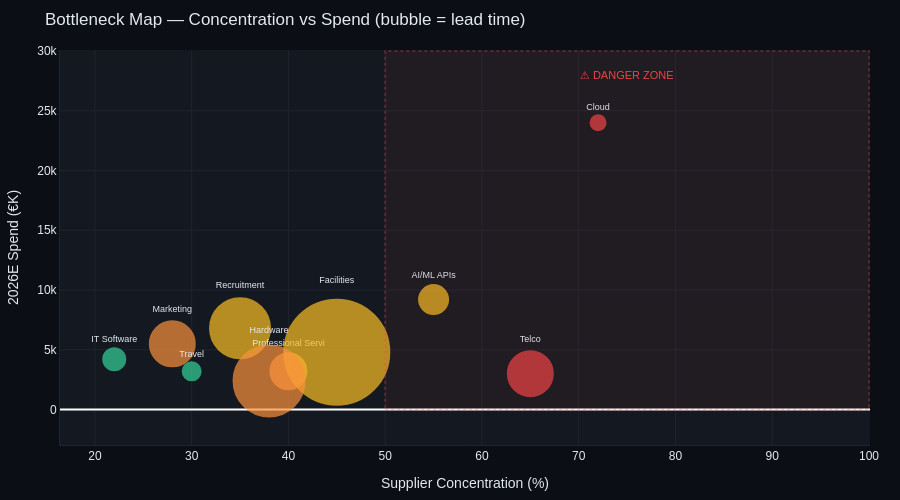

Source (notebook cell):
### Markdown cell above
### ⚠️ Bottleneck Bubble Map
- **X-axis**: Supplier concentration (higher = riskier)
- **Y-axis**: Annual spend (higher = more impact)
- **Bubble size**: Lead time in days (bigger = slower to switch)
- **Color**: Risk level

Categories in the top-right "danger zone" need immediate attention.

### Code cell
fig = go.Figure()

for _, row in df_meta.iterrows():
    fig.add_trace(go.Scatter(
        x=[row['concentration']],
        y=[row['spend_2026e']],
        mode='markers+text',
        marker=dict(
            size=row['lead_time_days'] + 15,
            color=RISK_COLORS[row['risk']],
            opacity=0.7,
            line=dict(width=2, color=RISK_COLORS[row['risk']]),
        ),
        text=[row['category'].split('&')[0].strip()[:18]],
        textposition='top center',
        textfont=dict(size=9, color=TEXT),
        name=row['category'],
        hovertemplate=(
            f"<b>{row['category']}</b><br>"
            f"Concentration: {row['concentration']}%<br>"
            f"Spend: €{row['spend_2026e']:,.0f}K<br>"
            f"Lead Time: {row['lead_time_days']}d<br>"
            f"Risk: {row['risk']}<extra></extra>"
        ),
    ))

# Danger zone
fig.add_shape(
    type='rect', x0=50, x1=100, y0=0, y1=30000,
    fillcolor='rgba(239,68,68,0.06)',
    line=dict(color='rgba(239,68,68,0.3)', dash='dot'),
)
fig.add_annotation(
    x=75, y=28000, text='⚠ DANGER ZONE',
    showarrow=False, font=dict(size=11, color='#EF4444'),
)

fig.update_layout(
    title='Bottleneck Map — Concentration vs Spend (bubble = lead time)',
    **LAYOUT, height=500, showlegend=False,
    xaxis_title='Supplier Concentration (%)',
    yaxis_title='2026E Spend (€K)',
)
fig.show()

### Figure 1 — Plotly figure (JSON) as saved in the notebook; plotly's stock layout.template omitted (floating-point values rounded to 4 significant figures)
{"data": [{"hovertemplate": "<b>Cloud & Compute Infrastructure</b><br>Concentration: 72%<br>Spend: €24,000K<br>Lead Time: 0d<br>Risk: Critical<extra></extra>", "marker": {"color": "#EF4444", "line": {"color": "#EF4444", "width": 2}, "opacity": 0.7, "size": 15}, "mode": "markers+text", "name": "Cloud & Compute Infrastructure", "text": ["Cloud"], "textfont": {"color": "#E4E8F1", "size": 9}, "textposition": "top center", "type": "scatter", "x": [72], "y": [24000]}, {"hovertemplate": "<b>AI/ML APIs & Data Services</b><br>Concentration: 55%<br>Spend: €9,200K<br>Lead Time: 14d<br>Risk: High<extra></extra>", "marker": {"color": "#FBBF24", "line": {"color": "#FBBF24", "width": 2}, "opacity": 0.7, "size": 29}, "mode": "markers+text", "name": "AI/ML APIs & Data Services", "text": ["AI/ML APIs"], "textfont": {"color": "#E4E8F1", "size": 9}, "textposition": "top center", "type": "scatter", "x": [55], "y": [9200]}, {"hovertemplate": "<b>IT Software & SaaS</b><br>Concentration: 22%<br>Spend: €4,200K<br>Lead Time: 7d<br>Risk: Low<extra></extra>", "marker": {"color": "#34D399", "line": {"color": "#34D399", "width": 2}, "opacity": 0.7, "size": 22}, "mode": "markers+text", "name": "IT Software & SaaS", "text": ["IT Software"], "textfont": {"color": "#E4E8F1", "size": 9}, "textposition": "top center", "type": "scatter", "x": [22], "y": [4200]}, {"hovertemplate": "<b>Recruitment & Talent Acquisition</b><br>Concentration: 35%<br>Spend: €6,800K<br>Lead Time: 45d<br>Risk: High<extra></extra>", "marker": {"color": "#FBBF24", "line": {"color": "#FBBF24", "width": 2}, "opacity": 0.7, "size": 60}, "mode": "markers+text", "name": "Recruitment & Talent Acquisition", "text": ["Recruitment"], "textfont": {"color": "#E4E8F1", "size": 9}, "textposition": "top center", "type": "scatter", "x": [35], "y": [6800]}, {"hovertemplate": "<b>Professional Services</b><br>Concentration: 40%<br>Spend: €3,200K<br>Lead Time: 21d<br>Risk: Medium<extra></extra>", "marker": {"color": "#FB923C", "line": {"color": "#FB923C", "width": 2}, "opacity": 0.7, "size": 36}, "mode": "markers+text", "name": "Professional Services", "text": ["Professional Servi"], "textfont": {"color": "#E4E8F1", "size": 9}, "textposition": "top center", "type": "scatter", "x": [40], "y": [3200]}, {"hovertemplate": "<b>Marketing & Events</b><br>Concentration: 28%<br>Spend: €5,500K<br>Lead Time: 30d<br>Risk: Medium<extra></extra>", "marker": {"color": "#FB923C", "line": {"color": "#FB923C", "width": 2}, "opacity": 0.7, "size": 45}, "mode": "markers+text", "name": "Marketing & Events", "text": ["Marketing"], "textfont": {"color": "#E4E8F1", "size": 9}, "textposition": "top center", "type": "scatter", "x": [28], "y": [5500]}, {"hovertemplate": "<b>Facilities & Office</b><br>Concentration: 45%<br>Spend: €4,800K<br>Lead Time: 90d<br>Risk: High<extra></extra>", "marker": {"color": "#FBBF24", "line": {"color": "#FBBF24", "width": 2}, "opacity": 0.7, "size": 105}, "mode": "markers+text", "name": "Facilities & Office", "text": ["Facilities"], "textfont": {"color": "#E4E8F1", "size": 9}, "textposition": "top center", "type": "scatter", "x": [45], "y": [4800]}, {"hovertemplate": "<b>Travel & Entertainment</b><br>Concentration: 30%<br>Spend: €3,200K<br>Lead Time: 3d<br>Risk: Low<extra></extra>", "marker": {"color": "#34D399", "line": {"color": "#34D399", "width": 2}, "opacity": 0.7, "size": 18}, "mode": "markers+text", "name": "Travel & Entertainment", "text": ["Travel"], "textfont": {"color": "#E4E8F1", "size": 9}, "textposition": "top center", "type": "scatter", "x": [30], "y": [3200]}, {"hovertemplate": "<b>Hardware & Equipment</b><br>Concentration: 38%<br>Spend: €2,400K<br>Lead Time: 56d<br>Risk: Medium<extra></extra>", "marker": {"color": "#FB923C", "line": {"color": "#FB923C", "width": 2}, "opacity": 0.7, "size": 71}, "mode": "markers+text", "name": "Hardware & Equipment", "text": ["Hardware"], "textfont": {"color": "#E4E8F1", "size": 9}, "textposition": "top center", "type": "scatter", "x": [38], "y": [2400]}, {"hovertemplate": "<b>Telco & Voice Infrastructure</b><br>Concentration: 65%<br>Spend: €3,000K<br>Lead Time: 30d<br>Risk: Critical<extra></extra>", "marker": {"color": "#EF4444", "line": {"color": "#EF4444", "width": 2}, "opacity": 0.7, "size": 45}, "mode": "markers+text", "name": "Telco & Voice Infrastructure", "text": ["Telco"], "textfont": {"color": "#E4E8F1", "size": 9}, "textposition": "top center", "type": "scatter", "x": [65], "y": [3000]}], "layout": {"annotations": [{"font": {"color": "#EF4444", "size": 11}, "showarrow": false, "text": "⚠ DANGER ZONE", "x": 75, "y": 28000}], "font": {"color": "#E4E8F1", "family": "Arial, sans-serif", "size": 12}, "height": 500, "legend": {"bgcolor": "rgba(0,0,0,0)", "font": {"size": 10}}, "margin": {"b": 40, "l": 60, "r": 30, "t": 50}, "paper_bgcolor": "#0B0E14", "plot_bgcolor": "#141820", "shapes": [{"fillcolor": "rgba(239,68,68,0.06)", "line": {"color": "rgba(239,68,68,0.3)", "dash": "dot"}, "type": "rect", "x0": 50, "x1": 100, "y0": 0, "y1": 30000}], "showlegend": false, "title": {"text": "Bottleneck Map — Concentration vs Spend (bubble = lead time)"}, "xaxis": {"gridcolor": "#1E2430", "linecolor": "#1E2430", "title": {"text": "Supplier Concentration (%)"}}, "yaxis": {"gridcolor": "#1E2430", "linecolor": "#1E2430", "title": {"text": "2026E Spend (€K)"}}}}
